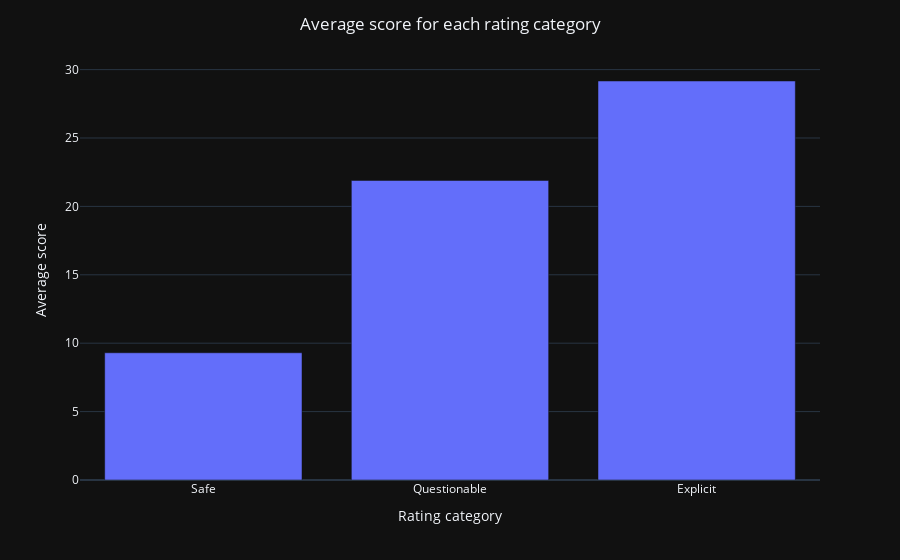

The code cell stored with this chart in its notebook:
### Code cell
post_rating_average_scores_df = reindex_ratings(pd.DataFrame(post_rating_average_scores, index=["count"]).T)
plot("post_rating_average_scores", px.bar(post_rating_average_scores_df).update_layout(
    title="Average score for each rating category",
    xaxis_title="Rating category",
    yaxis_title="Average score",
    showlegend=False,
))

### Figure 1 — Plotly figure (JSON) as saved in the notebook; plotly's stock layout.template omitted (floating-point values rounded to 4 significant figures)
{"data": [{"alignmentgroup": "True", "hovertemplate": "variable=count<br>index=%{x}<br>value=%{y}<extra></extra>", "legendgroup": "count", "marker": {"color": "#636efa", "pattern": {"shape": ""}}, "name": "count", "offsetgroup": "count", "orientation": "v", "showlegend": true, "textposition": "auto", "x": ["Safe", "Questionable", "Explicit"], "xaxis": "x", "y": [9.3, 21.9, 29.17], "yaxis": "y", "type": "bar"}], "layout": {"xaxis": {"anchor": "y", "domain": [0.0, 1.0], "title": {"text": "Rating category"}}, "yaxis": {"anchor": "x", "domain": [0.0, 1.0], "title": {"text": "Average score"}}, "legend": {"title": {"text": "variable"}, "tracegroupgap": 0}, "margin": {"t": 60}, "barmode": "relative", "title": {"text": "Average score for each rating category", "x": 0.5}, "showlegend": false}}
